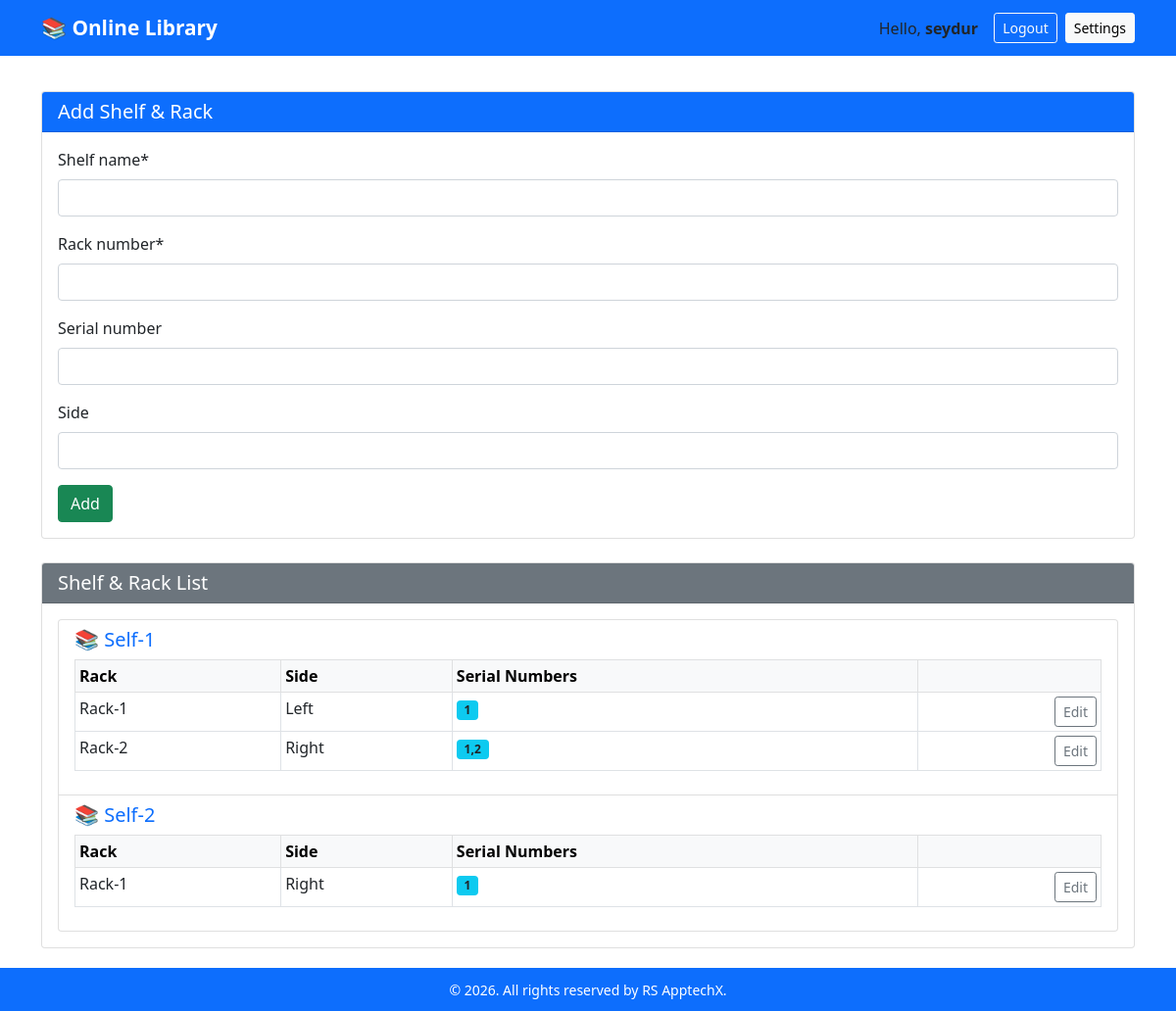
Page /self-rack/add/ (signed in) on the earlier database version.
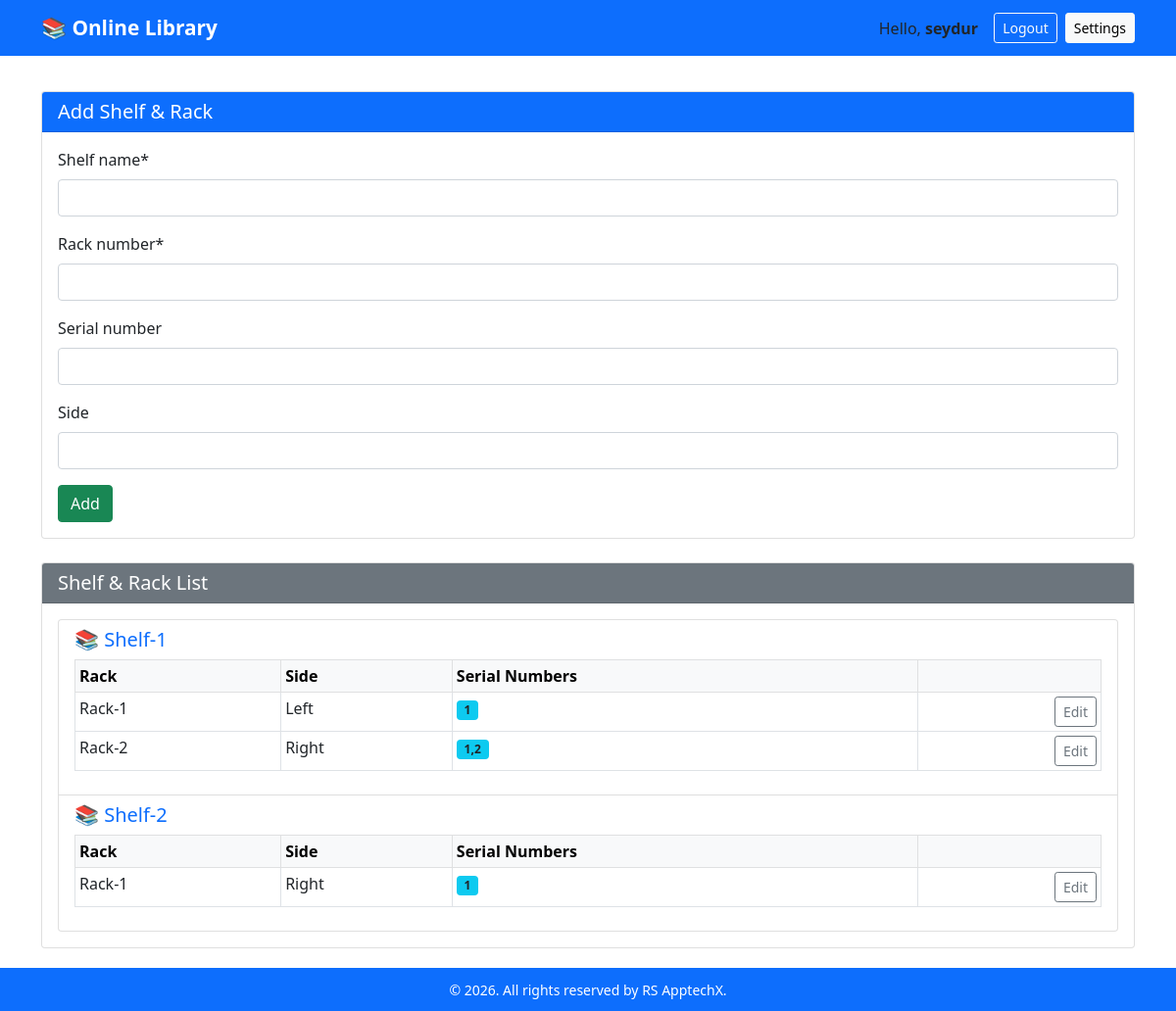
Same page on the later database version.
### library/models.py (models this page shows, shortened)
class Shelf(models.Model):
    name = models.CharField(max_length=100, unique=True)
    class Meta:
        ordering = ["name"]
        verbose_name_plural = "Shelves"

### library/views.py (the view)
# urls.py: path("self-rack/add/", views.self_rack_add, name="self_rack_add"),
@user_passes_test(staff_check)
def self_rack_add(request):
    if request.method == "POST":
        form = SelfRackForm(request.POST)
        if form.is_valid():
            sname = form.cleaned_data["self_name"].strip()
            rnum = form.cleaned_data["rack_number"].strip()
            snum = form.cleaned_data.get("serial_number", "").strip()
            side = form.cleaned_data.get("side_name", "").strip()
            shelf, created_shelf = Shelf.objects.get_or_create(name=sname)
            rack, created_rack = Rack.objects.get_or_create(
                shelf=shelf, rack_number=rnum
            )
            if side:
                rack.side_name = side
                rack.save()
            created_serial = False
            if snum:
                parts = [
                    p.strip() for p in snum.replace("\n", ",").split(",") if p.strip()
                ]
                for part in parts:
                    serial_obj, created = Serial.objects.get_or_create(
                        rack=rack, serial_number=part
                    )
                    created_serial = created_serial or created
            messages.success(request, "Self & Rack added.")
            return redirect("library:self_rack_add")
    else:
        form = SelfRackForm()
    shelves = Shelf.objects.all().prefetch_related("racks__serials")
    return render(
        request,
        "library/self_rack_add.html",
        {
            "form": form,
            "shelves": shelves,
        },
    )

### library/forms.py
class SelfRackForm(forms.Form):
    self_name = forms.CharField(max_length=100, label="Shelf name")
    rack_number = forms.CharField(max_length=50, label="Rack number")
    serial_number = forms.CharField(
        max_length=50, label="Serial number", required=False
    )
    side_name = forms.CharField(max_length=50, label="Side", required=False)

### library/views.py (called while the page is built)
def staff_check(user):
    return user.is_active and user.is_staff

### library/templates/library/self_rack_add.html (shortened to what this page needs)
{% extends "library/base.html" %}
{% load crispy_forms_tags %}
{% block content %}
<div class="card mb-4">
  <div class="card-header bg-primary text-white">
    <h5 class="mb-0">Add Shelf & Rack</h5>
  </div>
  <div class="card-body">
    <form method="POST">
      {% csrf_token %} {{ form|crispy }}
      <button type="submit" class="btn btn-success">
         Add
      </button>
    </form>
  </div>
</div>
<div class="card">
  <div class="card-header bg-secondary text-white">
    <h5 class="mb-0">Shelf & Rack List</h5>
  </div>
  <div class="card-body">
    {% if shelves %}
    <ul class="list-group">
      {% for shelf in shelves %}
      <li class="list-group-item">
        <h5 class="text-primary">📚 {{ shelf.name }}</h5>
        {% if shelf.racks.exists %}
        <table class="table table-bordered table-sm mt-2">
          <thead class="table-light">
            <tr>
              <th>Rack</th>
              <th>Side</th>
              <th>Serial Numbers</th>
              <th></th>
            </tr>
          </thead>
          <tbody>
            {% for rack in shelf.racks.all %}
            <tr>
              <td>{{ rack.rack_number }}</td>
              <td>{{ rack.side_name|default:"-" }}</td>
              <td>
                {% if rack.serials.exists %} {% for serial in rack.serials.all %}
                <span class="badge bg-info text-dark"
                  >{{ serial.serial_number }}</span
                >
                {% endfor %} {% else %}
                <span class="text-muted">No Serial</span>
                {% endif %}
              </td>
              <td class="text-end">
                <a
                  href="{% url 'library:rack_edit' rack.pk %}"
                  class="btn btn-sm btn-outline-secondary"
                  >Edit</a
                >
              </td>
            </tr>
            {% endfor %}
          </tbody>
        </table>
        {% else %}
        <p class="text-muted">No racks available.</p>
        {% endif %}
      </li>
      {% endfor %}
    </ul>
    {% else %}
    <div class="alert alert-warning mb-0">No shelves have been created.</div>
    {% endif %}
  </div>
</div>
{% endblock %}

Differences in the rows shown:
changed Shelf: name "Self-1" → "Shelf-1"
changed Shelf: name "Self-2" → "Shelf-2"
